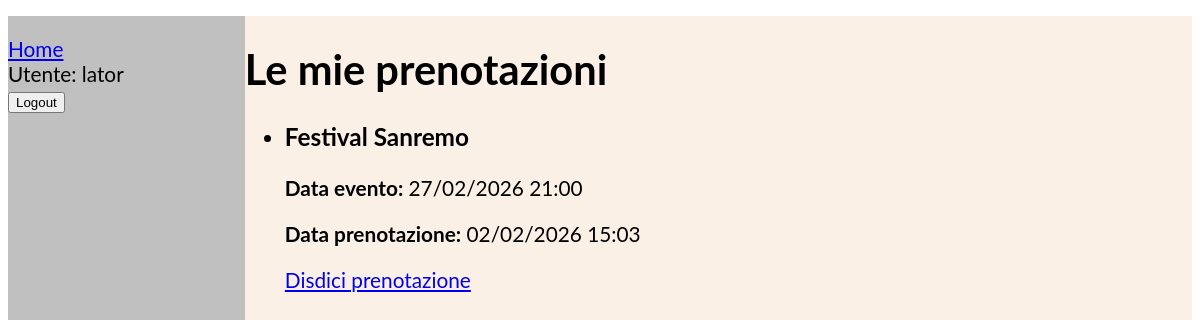
The page /catalog/mie-prenotazioni/ (signed in) on the database its author committed.
### catalog/models.py (models this page shows, shortened)
class Prenotazione(models.Model):
    evento = models.ForeignKey(Evento, on_delete=models.CASCADE)
    utente = models.ForeignKey(User, on_delete=models.CASCADE)
    data_prenotazione = models.DateTimeField(auto_now_add=True)
    class Meta:
        unique_together = ('evento', 'utente')
        verbose_name = "Prenotazione"
        verbose_name_plural = "Prenotazioni"

class Evento(models.Model):
    titolo = models.CharField(max_length=200)
    descrizione = models.TextField(blank=True)
    data = models.DateTimeField()
    posti_totali = models.PositiveIntegerField()
    creatore = models.ForeignKey(User, on_delete=models.CASCADE)
    class Meta:
        verbose_name = "Evento"
        verbose_name_plural = "Eventi"

### catalog/views.py (the view)
# urls.py: path('mie-prenotazioni/', views.mie_prenotazioni, name='mie-prenotazioni'),
@login_required
def mie_prenotazioni(request):
    prenotazioni = Prenotazione.objects.filter(
        utente=request.user
    ).select_related('evento')
    return render(request, 'catalog/mie_prenotazioni.html', {
        'prenotazioni': prenotazioni
    })

### catalog/templates/catalog/mie_prenotazioni.html (shortened to what this page needs)
{% extends "base_generic.html" %}
{% block content %}
<h1>Le mie prenotazioni</h1>
{% if prenotazioni %}
  <ul class="prenotazioni-list">
    {% for prenotazione in prenotazioni %}
      <li class="prenotazione-item">
        <h3>{{ prenotazione.evento.titolo }}</h3>
        <p>
          <strong>Data evento:</strong>
          {{ prenotazione.evento.data|date:"d/m/Y H:i" }}
        </p>
        <p>
          <strong>Data prenotazione:</strong>
          {{ prenotazione.data_prenotazione|date:"d/m/Y H:i" }}
        </p>
        <a class="btn-disdici"
           href="{% url 'disdici-prenotazione' prenotazione.id %}">
          Disdici prenotazione
        </a>
      </li>
    {% endfor %}
  </ul>
{% else %}
  <p>Non hai ancora effettuato prenotazioni.</p>
{% endif %}
{% endblock %}

### catalog/templates/base_generic.html (shortened to what this page needs)
<!DOCTYPE html>
<html lang="en">
<head>
  {% load static %}
  <link rel="stylesheet" href="{% static 'css/styles.css' %}">
  <link rel="stylesheet" href="{% static 'css/home_layout.css' %}">
</head>
<body>
  <div class="container-fluid">
    <div class="row">
      <div class="col-sm-2">
        {% block sidebar %}
        <ul class="sidebar-nav">
          <li><a href="{% url 'index' %}">Home</a></li>
          {% if user.is_authenticated %}
          <li>Utente: {{ user.get_username }}</li>
          <li>
            <form method="post" action="{% url 'logout' %}?next={{ request.path }}">
              <button type="submit">Logout</button>
            </form>
          </li>
          {% else %}
          <li>
            <a href="{% url 'login' %}?next=/catalog/">Login</a>
            <a href="{% url 'signup' '/' %}">Sign up</a>
          </li>
          {% endif %}
        </ul>
        {% endblock %}
      </div>
      <div class="col-sm-10">
        {% block content %}
        {% endblock %}
      </div>
    </div>
  </div>
</body>
</html>

### catalog/static/css/styles.css (style rules this page uses)
.sidebar-nav { margin-top: 20px; padding: 0; list-style: none; }
body { font-family: "Lato", sans-serif; font-size: 1.3em; height: 96vh; margin-top: 2vh; margin-bottom: 2vh; }

### catalog/static/css/home_layout.css (style rules this page uses)
.container-fluid { width: 100%; height: 100%; }
.row { display: flex; height: 100%; }
.col-sm-2 { display: inline-block; vertical-align: top; width: 20%; height: 100%; background-color: silver; }
.col-sm-10 { display: inline-block; vertical-align: top; width: 80%; height: 100%; background-color: linen; overflow: auto; }

### rows shown on the page
Prenotazione: evento.titolo "Festival Sanremo", evento.data "27/02/2026 21:00", data_prenotazione "02/02/2026 15:03"

### other values the page prints
{{ user.get_username }} "lator"
